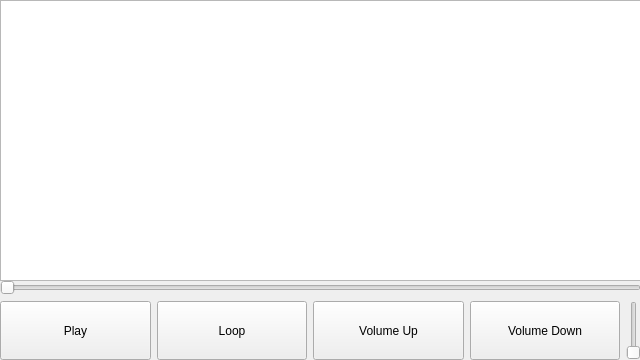
<?xml version="1.0" encoding="UTF-8"?>
<ui version="4.0">
 <class>MainWindow</class>
 <widget class="QMainWindow" name="MainWindow">
  <property name="geometry">
   <rect>
    <x>0</x>
    <y>0</y>
    <width>640</width>
    <height>360</height>
   </rect>
  </property>
  <property name="windowTitle">
   <string>DM's Soundtrack Assistant</string>
  </property>
  <property name="toolButtonStyle">
   <enum>Qt::ToolButtonIconOnly</enum>
  </property>
  <property name="tabShape">
   <enum>QTabWidget::Rounded</enum>
  </property>
  <widget class="QWidget" name="widget_audio_player">
   <widget class="QTreeView" name="widget_audio_player__file_view">
    <property name="geometry">
     <rect>
      <x>0</x>
      <y>0</y>
      <width>641</width>
      <height>281</height>
     </rect>
    </property>
    <property name="sizePolicy">
     <sizepolicy hsizetype="Expanding" vsizetype="Minimum">
      <horstretch>0</horstretch>
      <verstretch>0</verstretch>
     </sizepolicy>
    </property>
   </widget>
   <widget class="QWidget" name="verticalLayoutWidget">
    <property name="geometry">
     <rect>
      <x>0</x>
      <y>280</y>
      <width>641</width>
      <height>80</height>
     </rect>
    </property>
    <layout class="QVBoxLayout" name="widget_audio_player__control_bar">
     <item>
      <layout class="QHBoxLayout" name="widget_audio_player__bar_control__bar_slider">
       <item>
        <widget class="QSlider" name="widget_audio_player__bar_control__bar_slider__slider_song_progress">
         <property name="sizePolicy">
          <sizepolicy hsizetype="Expanding" vsizetype="Minimum">
           <horstretch>0</horstretch>
           <verstretch>0</verstretch>
          </sizepolicy>
         </property>
         <property name="focusPolicy">
          <enum>Qt::StrongFocus</enum>
         </property>
         <property name="maximum">
          <number>100</number>
         </property>
         <property name="tracking">
          <bool>true</bool>
         </property>
         <property name="orientation">
          <enum>Qt::Horizontal</enum>
         </property>
         <property name="tickPosition">
          <enum>QSlider::NoTicks</enum>
         </property>
        </widget>
       </item>
      </layout>
     </item>
     <item>
      <layout class="QHBoxLayout" name="widget_audio_player__bar_control__bar_buttons">
       <item>
        <widget class="QPushButton" name="widget_audio_player__bar_control__bar_buttons__button_play_pause">
         <property name="sizePolicy">
          <sizepolicy hsizetype="Minimum" vsizetype="Expanding">
           <horstretch>0</horstretch>
           <verstretch>0</verstretch>
          </sizepolicy>
         </property>
         <property name="text">
          <string>Play</string>
         </property>
         <property name="checkable">
          <bool>true</bool>
         </property>
         <property name="checked">
          <bool>false</bool>
         </property>
         <property name="autoDefault">
          <bool>false</bool>
         </property>
         <property name="default">
          <bool>false</bool>
         </property>
         <property name="flat">
          <bool>false</bool>
         </property>
        </widget>
       </item>
       <item>
        <widget class="QPushButton" name="widget_audio_player__bar_control__bar_buttons__button_loop">
         <property name="sizePolicy">
          <sizepolicy hsizetype="Minimum" vsizetype="Expanding">
           <horstretch>0</horstretch>
           <verstretch>0</verstretch>
          </sizepolicy>
         </property>
         <property name="text">
          <string>Loop</string>
         </property>
        </widget>
       </item>
       <item>
        <widget class="QPushButton" name="widget_audio_player__bar_control__bar_buttons__button_volume_up">
         <property name="sizePolicy">
          <sizepolicy hsizetype="Minimum" vsizetype="Expanding">
           <horstretch>0</horstretch>
           <verstretch>0</verstretch>
          </sizepolicy>
         </property>
         <property name="text">
          <string>Volume Up</string>
         </property>
        </widget>
       </item>
       <item>
        <widget class="QPushButton" name="widget_audio_player__bar_control__bar_buttons__button_volume_down">
         <property name="sizePolicy">
          <sizepolicy hsizetype="Minimum" vsizetype="Expanding">
           <horstretch>0</horstretch>
           <verstretch>0</verstretch>
          </sizepolicy>
         </property>
         <property name="text">
          <string>Volume Down</string>
         </property>
        </widget>
       </item>
       <item>
        <widget class="QSlider" name="widget_audio_player__bar_control__bar_buttons__slider_volume">
         <property name="maximum">
          <number>200</number>
         </property>
         <property name="orientation">
          <enum>Qt::Vertical</enum>
         </property>
        </widget>
       </item>
      </layout>
     </item>
    </layout>
   </widget>
  </widget>
 </widget>
 <resources/>
 <connections/>
</ui>
